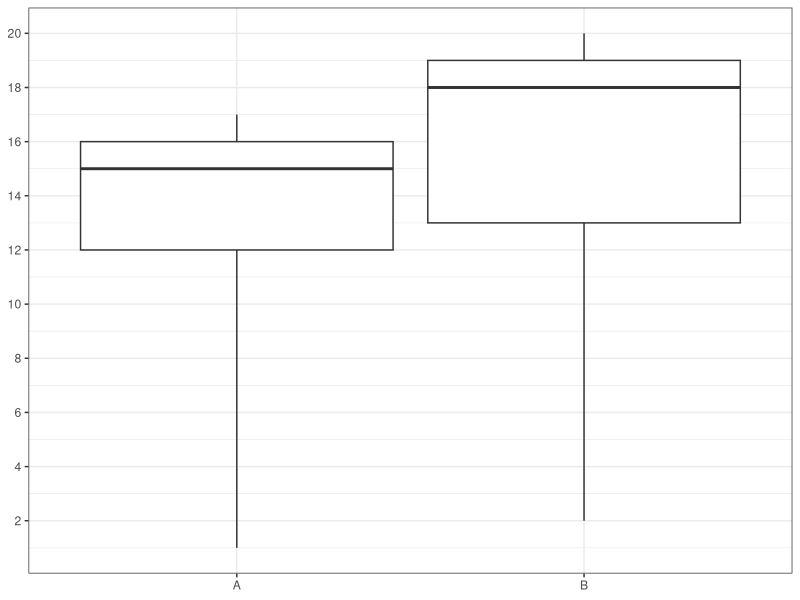

Here is the R script that generated this plot: (Note: this script raises an error after producing the figure.)
## ---- chunk 1
library(dplyr)
library(ggplot2)


## Generación de datos
A <- sample(1:20, 5)
B <- sample(1:20, 5)

qA <- quantile(A)
qB<- quantile(B)

## Sorteamos un tipo de pregunta
df <- data.frame(x = c("A", "B"),
                 min = c(qA[1], qB[1]),
                 low = c(qA[2], qB[2]),
                 mid = c(qA[3], qB[3]),
                 top = c(qA[4], qB[4]),
                 max = c(qA[5], qB[5]))

gg <- ggplot(df, aes(x = x,
                     ymin = min,
                     lower = low,
                     middle = mid,
                     upper = top,
                     ymax = max)) +
    geom_boxplot(stat = "identity") +
    scale_y_continuous(breaks=seq(2,20, by = 2)) +
    theme_bw() +
    xlab(NULL)


## Creamos un data.frame para poder identificar las respuestas incorrectas
grupo <- sample(0:1, 1) ## 0 es igual al grupo A

preguntas <- c("el recorrido", "el recorrido intercuartílico", "el semi recorrido intercuartilar")

if(grupo == 0){
    correctas <- c(qA[5] - qA[1], qA[4] - qA[2], (qA[4] - qA[2])/2)
} else {
    correctas <- c(qB[5] - qB[1], qB[4] - qB[2], (qB[4] - qB[2])/2)
}


dfpreguntas <- data.frame(id = 1:3, preguntas = preguntas, correctas = correctas, stringsAsFactors = FALSE)

## Aleatorizamos el tipo de pregunta (si es mínimo, cuartil, mediana, ...)
i <- sample(1:3, 1)

## Elegimos las respuestas incorrectas
incorrectas <- c(dfpreguntas$correctas[dfpreguntas$id != i],
                 dfpreguntas$correctas[i] - 2)


## Elegimos un tipo de pregunta
opciones <- as.character(c(correctas[i], incorrectas))

## QUESTION/ANSWER GENERATION
questions <- character(4)
solutions <- logical(4)

questions[1] <- opciones[1]
solutions[1] <- TRUE

questions[2] <- opciones[2]
solutions[2] <- FALSE
    
questions[3] <- opciones[3]
solutions[3] <- FALSE

questions[4] <- opciones[4]
solutions[4] <- FALSE
## ---- chunk 2
gg
## ---- chunk 3
answerlist(questions, markup = "markdown")
## ---- chunk 4
answerlist(solutions, markup = "markdown")
